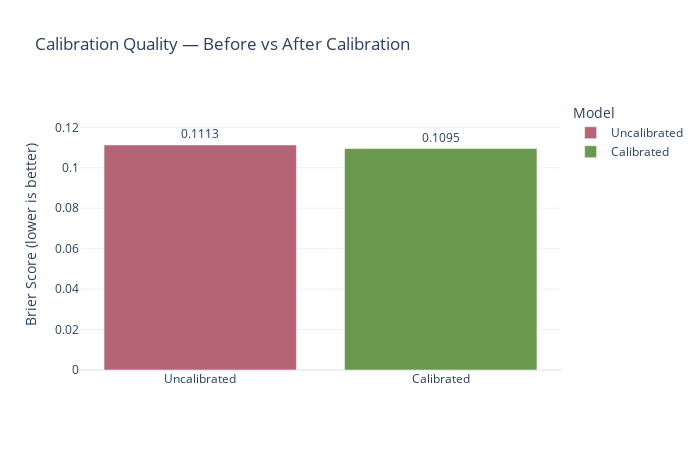
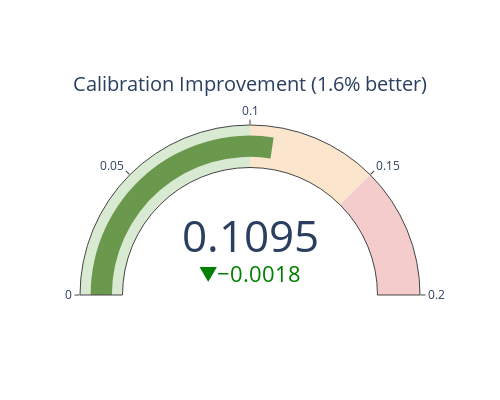

Source (notebook cell) for these figures, in order:
### Code cell
# %% ===============================================================
# STEP 2 — CALIBRATION SUMMARY
# ===============================================================
import plotly.graph_objects as go
import plotly.express as px

# --- Extract calibration metrics ---
brier_uncal = summary_metrics["Brier Score"].get("Uncalibrated", None)
brier_cal = summary_metrics["Brier Score"].get("Calibrated", None)

print(f"🔹 Brier Score (Uncalibrated): {brier_uncal:.4f}")
print(f"🔹 Brier Score (Calibrated): {brier_cal:.4f}")

# --- Create a simple DataFrame for visualization ---
calib_df = pd.DataFrame({
    "Model": ["Uncalibrated", "Calibrated"],
    "Brier Score": [brier_uncal, brier_cal]
})

# ===============================================================
# 📊 Plotly Visualization — Calibration Improvement
# ===============================================================
fig = px.bar(
    calib_df,
    x="Model",
    y="Brier Score",
    text="Brier Score",
    title="Calibration Quality — Before vs After Calibration",
    color="Model",
    color_discrete_sequence=["#b56576", "#6a994e"]
)

fig.update_traces(texttemplate="%{text:.4f}", textposition="outside")
fig.update_layout(
    yaxis_title="Brier Score (lower is better)",
    xaxis_title="",
    yaxis=dict(range=[0, max(calib_df["Brier Score"]) * 1.2]),
    template="plotly_white",
    width=700,
    height=450
)
fig.show()

# ===============================================================
# 📈 Optional: Gauge indicator for calibration improvement
# ===============================================================
improvement = ((brier_uncal - brier_cal) / brier_uncal) * 100

fig_gauge_cal = go.Figure(
    go.Indicator(
        mode="gauge+number+delta",
        value=brier_cal,
        delta={"reference": brier_uncal, "valueformat": ".4f", "increasing": {"color": "red"}, "decreasing": {"color": "green"}},
        title={"text": f"Calibration Improvement ({improvement:.1f}% better)"},
        gauge={
            "axis": {"range": [0, max(brier_uncal * 1.5, 0.2)]},
            "bar": {"color": "#6a994e"},
            "steps": [
                {"range": [0, 0.1], "color": "#d9ead3"},
                {"range": [0.1, 0.15], "color": "#fce5cd"},
                {"range": [0.15, 0.2], "color": "#f4cccc"},
            ],
        },
        number={"valueformat": ".4f"},
    )
)
fig_gauge_cal.update_layout(width=500, height=400, template="plotly_white")
fig_gauge_cal.show()

print("✅ STEP 2 — Calibration Summary complete.")

### Figure 1 — Plotly figure (JSON) as saved in the notebook; plotly's stock layout.template omitted (floating-point values rounded to 4 significant figures)
{"data": [{"hovertemplate": "Model=%{x}<br>Brier Score=%{text}<extra></extra>", "legendgroup": "Uncalibrated", "marker": {"color": "#b56576", "pattern": {"shape": ""}}, "name": "Uncalibrated", "orientation": "v", "showlegend": true, "text": [0.1113], "textposition": "outside", "texttemplate": "%{text:.4f}", "type": "bar", "x": ["Uncalibrated"], "xaxis": "x", "y": [0.1113], "yaxis": "y"}, {"hovertemplate": "Model=%{x}<br>Brier Score=%{text}<extra></extra>", "legendgroup": "Calibrated", "marker": {"color": "#6a994e", "pattern": {"shape": ""}}, "name": "Calibrated", "orientation": "v", "showlegend": true, "text": [0.1095], "textposition": "outside", "texttemplate": "%{text:.4f}", "type": "bar", "x": ["Calibrated"], "xaxis": "x", "y": [0.1095], "yaxis": "y"}], "layout": {"barmode": "relative", "height": 450, "legend": {"title": {"text": "Model"}, "tracegroupgap": 0}, "title": {"text": "Calibration Quality — Before vs After Calibration"}, "width": 700, "xaxis": {"anchor": "y", "categoryarray": ["Uncalibrated", "Calibrated"], "categoryorder": "array", "domain": [0, 1], "title": {"text": ""}}, "yaxis": {"anchor": "x", "domain": [0, 1], "range": [0, 0.1335], "title": {"text": "Brier Score (lower is better)"}}}}

### Figure 2 — Plotly figure (JSON) as saved in the notebook; plotly's stock layout.template omitted (floating-point values rounded to 4 significant figures)
{"data": [{"delta": {"decreasing": {"color": "green"}, "increasing": {"color": "red"}, "reference": 0.1113, "valueformat": ".4f"}, "gauge": {"axis": {"range": [0, 0.2]}, "bar": {"color": "#6a994e"}, "steps": [{"color": "#d9ead3", "range": [0, 0.1]}, {"color": "#fce5cd", "range": [0.1, 0.15]}, {"color": "#f4cccc", "range": [0.15, 0.2]}]}, "mode": "gauge+number+delta", "number": {"valueformat": ".4f"}, "title": {"text": "Calibration Improvement (1.6% better)"}, "type": "indicator", "value": 0.1095}], "layout": {"height": 400, "width": 500}}
